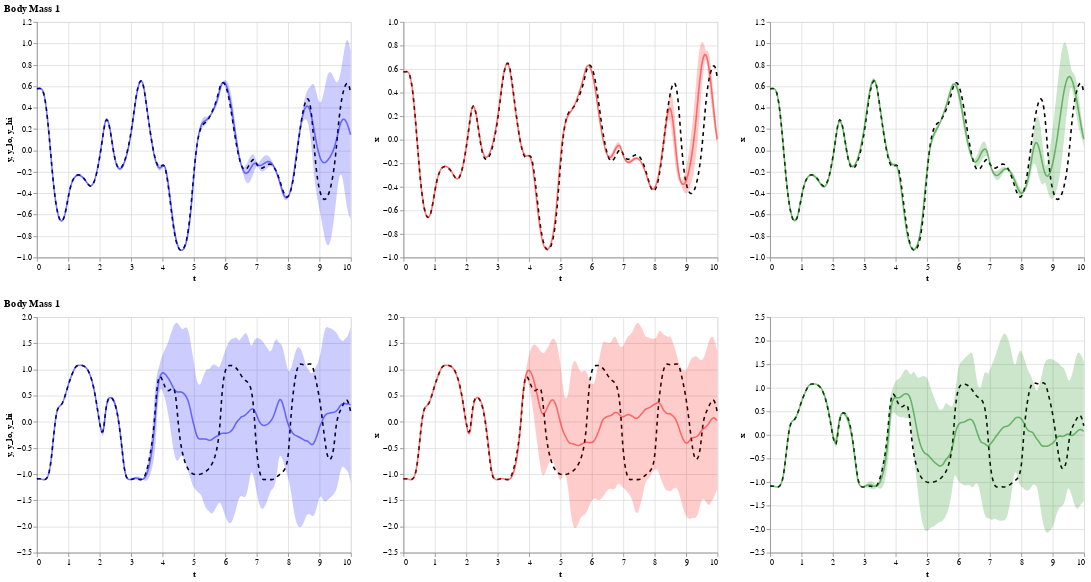

This figure's notebook cell:
### Code cell
left_idx = 2
right_idx = 0
left = plot_trace(true_zt[left_idx, :, 0, ...], true_zt_chaos[:, left_idx, :, 0, ...], swag_pred_zt[:, left_idx, :, 0, ...], de_pred_zt[:, left_idx, :, 0, ...])
right = plot_trace(true_zt[right_idx, :, 0, ...], true_zt_chaos[:, right_idx, :, 0, ...], swag_pred_zt[:, right_idx, :, 0, ...], de_pred_zt[:, right_idx, :, 0, ...])
left & right

### Figure 1 — Vega-Lite specification as saved in the notebook (floating-point values rounded to 4 significant figures; data arrays with more than 128 entries replaced by an {"elided": "..."} marker saying what was removed)
{"config": {"view": {"continuousWidth": 400, "continuousHeight": 300}}, "vconcat": [{"hconcat": [{"layer": [{"data": {"name": "data-128be205b4a21d071f3040091c104fc7"}, "mark": {"type": "line", "color": "black", "strokeDash": [5, 5]}, "encoding": {"x": {"type": "quantitative", "field": "t"}, "y": {"type": "quantitative", "field": "y"}}}, {"data": {"name": "data-89bf447dbbc001bbd9fa8c89d20279f9"}, "mark": {"type": "line", "color": "blue", "opacity": 0.5}, "encoding": {"x": {"type": "quantitative", "field": "t"}, "y": {"type": "quantitative", "field": "y"}}}, {"data": {"name": "data-89bf447dbbc001bbd9fa8c89d20279f9"}, "mark": {"type": "area", "color": "blue", "opacity": 0.2}, "encoding": {"x": {"type": "quantitative", "field": "t"}, "y": {"type": "quantitative", "field": "y_lo"}, "y2": {"field": "y_hi"}}}]}, {"layer": [{"data": {"name": "data-128be205b4a21d071f3040091c104fc7"}, "mark": {"type": "line", "color": "black", "strokeDash": [5, 5]}, "encoding": {"x": {"type": "quantitative", "field": "t"}, "y": {"type": "quantitative", "field": "y"}}}, {"data": {"name": "data-9b40adcadd45462e233a7886f32f1437"}, "mark": {"type": "line", "color": "red", "opacity": 0.5}, "encoding": {"x": {"type": "quantitative", "field": "t"}, "y": {"type": "quantitative", "field": "y"}}}, {"data": {"name": "data-9b40adcadd45462e233a7886f32f1437"}, "mark": {"type": "area", "color": "red", "opacity": 0.2}, "encoding": {"x": {"type": "quantitative", "field": "t"}, "y": {"type": "quantitative", "field": "y_lo", "title": "x"}, "y2": {"field": "y_hi"}}}]}, {"layer": [{"data": {"name": "data-128be205b4a21d071f3040091c104fc7"}, "mark": {"type": "line", "color": "black", "strokeDash": [5, 5]}, "encoding": {"x": {"type": "quantitative", "field": "t"}, "y": {"type": "quantitative", "field": "y"}}}, {"data": {"name": "data-37ba152f80c0e7d271161e67aaeff400"}, "mark": {"type": "line", "color": "green", "opacity": 0.5}, "encoding": {"x": {"type": "quantitative", "field": "t"}, "y": {"type": "quantitative", "field": "y"}}}, {"data": {"name": "data-37ba152f80c0e7d271161e67aaeff400"}, "mark": {"type": "area", "color": "green", "opacity": 0.2}, "encoding": {"x": {"type": "quantitative", "field": "t"}, "y": {"type": "quantitative", "field": "y_lo", "title": "x"}, "y2": {"field": "y_hi"}}}]}], "title": "Body Mass 1"}, {"hconcat": [{"layer": [{"data": {"name": "data-b592f0158fc8f9b633f69c9aae7defc6"}, "mark": {"type": "line", "color": "black", "strokeDash": [5, 5]}, "encoding": {"x": {"type": "quantitative", "field": "t"}, "y": {"type": "quantitative", "field": "y"}}}, {"data": {"name": "data-386d78ae51b7034b1de33be0a2abfcc0"}, "mark": {"type": "line", "color": "blue", "opacity": 0.5}, "encoding": {"x": {"type": "quantitative", "field": "t"}, "y": {"type": "quantitative", "field": "y"}}}, {"data": {"name": "data-386d78ae51b7034b1de33be0a2abfcc0"}, "mark": {"type": "area", "color": "blue", "opacity": 0.2}, "encoding": {"x": {"type": "quantitative", "field": "t"}, "y": {"type": "quantitative", "field": "y_lo"}, "y2": {"field": "y_hi"}}}]}, {"layer": [{"data": {"name": "data-b592f0158fc8f9b633f69c9aae7defc6"}, "mark": {"type": "line", "color": "black", "strokeDash": [5, 5]}, "encoding": {"x": {"type": "quantitative", "field": "t"}, "y": {"type": "quantitative", "field": "y"}}}, {"data": {"name": "data-598943bba40280672316c6933a7047d9"}, "mark": {"type": "line", "color": "red", "opacity": 0.5}, "encoding": {"x": {"type": "quantitative", "field": "t"}, "y": {"type": "quantitative", "field": "y"}}}, {"data": {"name": "data-598943bba40280672316c6933a7047d9"}, "mark": {"type": "area", "color": "red", "opacity": 0.2}, "encoding": {"x": {"type": "quantitative", "field": "t"}, "y": {"type": "quantitative", "field": "y_lo", "title": "x"}, "y2": {"field": "y_hi"}}}]}, {"layer": [{"data": {"name": "data-b592f0158fc8f9b633f69c9aae7defc6"}, "mark": {"type": "line", "color": "black", "strokeDash": [5, 5]}, "encoding": {"x": {"type": "quantitative", "field": "t"}, "y": {"type": "quantitative", "field": "y"}}}, {"data": {"name": "data-13c6c1da8950d6a81bb22f438c0ff171"}, "mark": {"type": "line", "color": "green", "opacity": 0.5}, "encoding": {"x": {"type": "quantitative", "field": "t"}, "y": {"type": "quantitative", "field": "y"}}}, {"data": {"name": "data-13c6c1da8950d6a81bb22f438c0ff171"}, "mark": {"type": "area", "color": "green", "opacity": 0.2}, "encoding": {"x": {"type": "quantitative", "field": "t"}, "y": {"type": "quantitative", "field": "y_lo", "title": "x"}, "y2": {"field": "y_hi"}}}]}], "title": "Body Mass 1"}], "$schema": "https://vega.github.io/schema/vega-lite/v4.8.1.json", "datasets": {"data-128be205b4a21d071f3040091c104fc7": {"elided": "334 records"}, "data-89bf447dbbc001bbd9fa8c89d20279f9": {"elided": "334 records"}, "data-9b40adcadd45462e233a7886f32f1437": {"elided": "334 records"}, "data-37ba152f80c0e7d271161e67aaeff400": {"elided": "334 records"}, "data-b592f0158fc8f9b633f69c9aae7defc6": {"elided": "334 records"}, "data-386d78ae51b7034b1de33be0a2abfcc0": {"elided": "334 records"}, "data-598943bba40280672316c6933a7047d9": {"elided": "334 records"}, "data-13c6c1da8950d6a81bb22f438c0ff171": {"elided": "334 records"}}}
